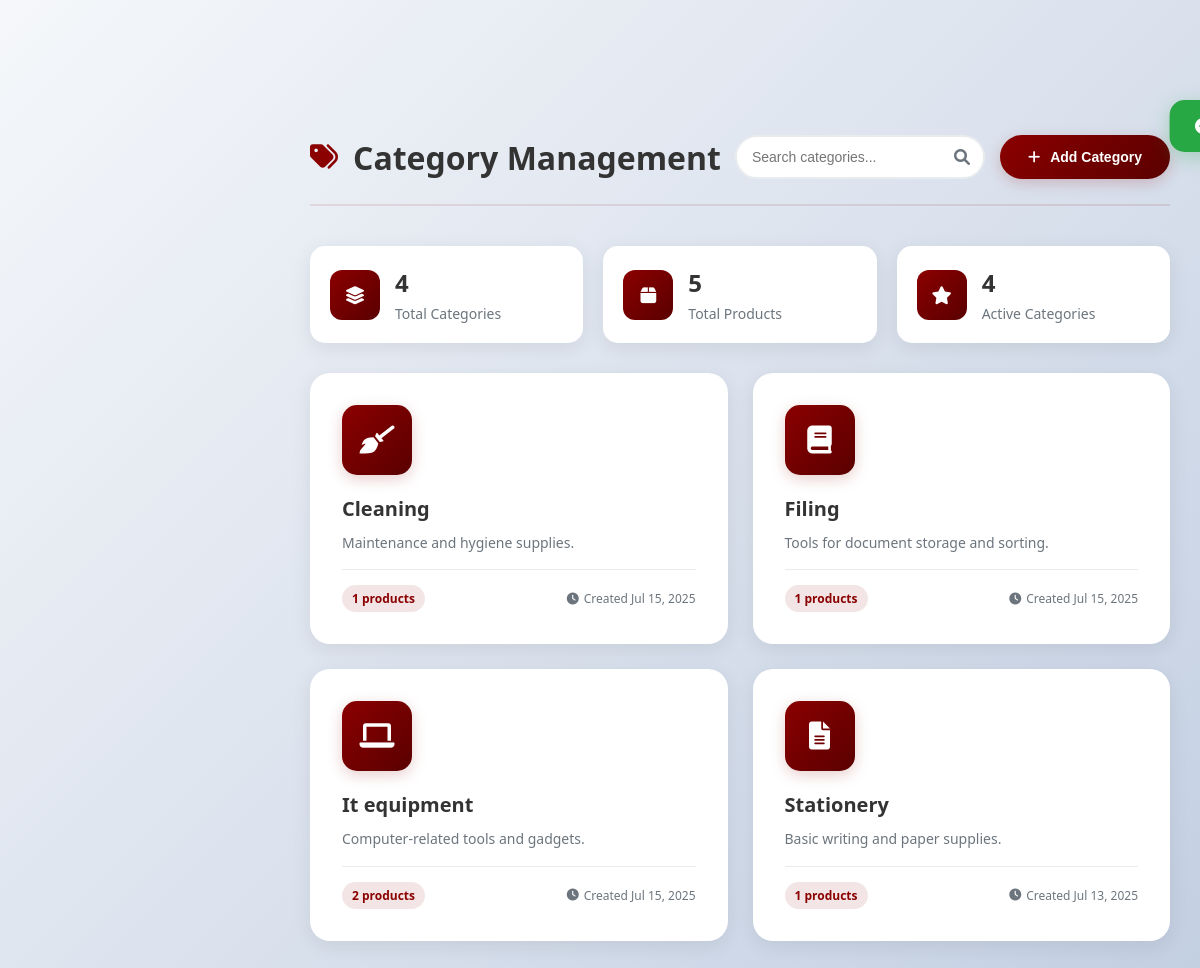
The app's page /category.php with its own data.
### tables this page shows
CREATE TABLE `categories` (
  `id_categorie` int(11) NOT NULL,
  `nom_categorie` varchar(50) NOT NULL,
  `description` text DEFAULT NULL,
  `icon` varchar(50) DEFAULT NULL,
  `date_creation` datetime DEFAULT current_timestamp()
);

### category.php (the view, shortened to what this page needs)
<!DOCTYPE html>
<html lang="en">
<head>
    <link href="https://cdnjs.cloudflare.com/ajax/libs/font-awesome/6.0.0/css/all.min.css" rel="stylesheet">
</head>
<body>
<?php
$servername = "localhost";
$username = "root";
$password = "";
$dbname = "ch office track";
try {
    $pdo = new PDO("mysql:host=$servername;dbname=$dbname", $username, $password);
    $pdo->setAttribute(PDO::ATTR_ERRMODE, PDO::ERRMODE_EXCEPTION);
    $stmt = $pdo->query("SELECT c.*, COUNT(a.id_article) as product_count
                         FROM categories c
                         LEFT JOIN article a ON c.id_categorie = a.id_categorie
                         GROUP BY c.id_categorie
                         ORDER BY c.nom_categorie");
    $categories = $stmt->fetchAll(PDO::FETCH_ASSOC);
    $stmt = $pdo->query("SELECT COUNT(*) as total FROM article");
    $totalProducts = $stmt->fetchColumn();
    $totalCategories = count($categories);
} catch(PDOException $e) {
    die("Erreur de connexion: " . $e->getMessage());
}
?>
    <div class="success-message" id="successMessage">
        <i class="fas fa-check-circle"></i> Category added successfully!
    </div>
    <main class="categories-container">
        <div class="categories-header">
            <h1 class="categories-title">
                <i class="fas fa-tags"></i> Category Management
            </h1>
            <div class="header-actions">
                <div class="search-box">
                    <input type="text" class="search-input" placeholder="Search categories..." id="searchInput">
                    <i class="fas fa-search search-icon"></i>
                </div>
                <button class="add-category-btn" onclick="showAddCategoryModal()">
                    <i class="fas fa-plus"></i> Add Category
                </button>
            </div>
        </div>
        <div class="categories-stats">
            <div class="stat-card">
                <div class="stat-icon">
                    <i class="fas fa-layer-group"></i>
                </div>
                <div class="stat-info">
                    <h3 id="totalCategories"><?php echo $totalCategories; ?></h3>
                    <p>Total Categories</p>
                </div>
            </div>
            <div class="stat-card">
                <div class="stat-icon">
                    <i class="fas fa-box"></i>
                </div>
                <div class="stat-info">
                    <h3 id="totalProducts"><?php echo $totalProducts; ?></h3>
                    <p>Total Products</p>
                </div>
            </div>
            <div class="stat-card">
                <div class="stat-icon">
                    <i class="fas fa-star"></i>
                </div>
                <div class="stat-info">
                    <h3 id="activeCategories"><?php echo $totalCategories; ?></h3>
                    <p>Active Categories</p>
                </div>
            </div>
        </div>
        <div class="categories-grid" id="categoriesGrid">
            <?php foreach($categories as $category): ?>
                <div class="category-card" data-category="<?php echo $category['id_categorie']; ?>" onclick="viewProductsByCategory(<?php echo $category['id_categorie']; ?>)">
                    <div class="category-header">
                        <div class="category-icon">
                            <i class="fas <?php echo htmlspecialchars($category['icon'] ?? 'fa-tag'); ?>"></i>
                        </div>
                    </div>
                    <h3><?php echo htmlspecialchars($category['nom_categorie']); ?></h3>
                    <p><?php echo htmlspecialchars($category['description'] ?? 'No description'); ?></p>
                    <div class="category-meta">
                        <span class="product-count"><?php echo $category['product_count']; ?> products</span>
                        <span class="category-tag">
                            <i class="fas fa-clock"></i>
                            <?php echo isset($category['date_creation']) ? 'Created ' . date('M d, Y', strtotime($category['date_creation'])) : 'No date'; ?>
                        </span>
                    </div>
                </div>
            <?php endforeach; ?>
        </div>
    </main>
</body>
</html>

### category.php (style rules this page uses)
* { margin: 0; padding: 0; box-sizing: border-box; }
body { font-family: 'Segoe UI', Tahoma, Geneva, Verdana, sans-serif; background: linear-gradient(135deg, #f5f7fa 0%, #c3cfe2 100%); min-height: 100vh; }
.categories-container { margin-left: 280px; margin-top: 70px; padding: 40px 30px; min-height: calc(100vh - 70px); }
.categories-header { display: flex; justify-content: space-between; align-items: center; margin-bottom: 40px; padding: 25px 0; border-bottom: 2px solid rgba(139, 0, 0, 0.1); }
.categories-title { font-size: 32px; color: #333; font-weight: 700; display: flex; align-items: center; gap: 15px; }
.categories-title i { color: #8b0000; font-size: 28px; }
.header-actions { display: flex; gap: 15px; align-items: center; }
.search-box { position: relative; display: flex; align-items: center; }
.search-input { padding: 12px 45px 12px 15px; border: 2px solid #e9ecef; border-radius: 25px; font-size: 14px; width: 250px; transition: all 0.3s ease; background: white; }
.search-icon { position: absolute; right: 15px; color: #6c757d; font-size: 16px; }
.add-category-btn { background: linear-gradient(135deg, #8b0000 0%, #5a0000 100%); color: white; border: none; padding: 14px 28px; border-radius: 25px; font-size: 14px; font-weight: 600; cursor: pointer; transition: all 0.3s ease; display: flex; align-items: center; gap: 10px; box-shadow: 0 4px 15px rgba(139, 0, 0, 0.2); position: relative; overflow: hidden; }
.add-category-btn::before { content: ''; position: absolute; top: 0; left: -100%; width: 100%; height: 100%; background: linear-gradient(90deg, transparent, rgba(255,255,255,0.2), transparent); transition: left 0.5s; }
.categories-stats { display: flex; gap: 20px; margin-bottom: 30px; }
.stat-card { background: white; padding: 20px; border-radius: 15px; box-shadow: 0 5px 20px rgba(0,0,0,0.08); flex: 1; display: flex; align-items: center; gap: 15px; transition: transform 0.3s ease; }
.stat-icon { width: 50px; height: 50px; background: linear-gradient(135deg, #8b0000 0%, #5a0000 100%); border-radius: 12px; display: flex; align-items: center; justify-content: center; color: white; font-size: 18px; }
.stat-info h3 { font-size: 24px; font-weight: 700; color: #333; margin-bottom: 5px; }
.stat-info p { color: #6c757d; font-size: 14px; }
.categories-grid { display: grid; grid-template-columns: repeat(auto-fill, minmax(300px, 1fr)); gap: 25px; }
.category-card { background: white; border-radius: 20px; padding: 30px; box-shadow: 0 5px 20px rgba(0,0,0,0.08); transition: all 0.3s ease; cursor: pointer; border: 2px solid transparent; position: relative; overflow: hidden; }
.category-card::before { content: ''; position: absolute; top: 0; left: 0; right: 0; height: 4px; background: linear-gradient(135deg, #8b0000 0%, #5a0000 100%); transform: scaleX(0); transition: transform 0.3s ease; }
.category-header { display: flex; justify-content: space-between; align-items: flex-start; margin-bottom: 20px; }
.category-icon { width: 70px; height: 70px; background: linear-gradient(135deg, #8b0000 0%, #5a0000 100%); border-radius: 15px; display: flex; align-items: center; justify-content: center; font-size: 28px; color: white; box-shadow: 0 4px 15px rgba(139, 0, 0, 0.2); }
.category-card h3 { font-size: 20px; font-weight: 600; margin-bottom: 10px; color: #333; }
.category-card p { color: #6c757d; font-size: 14px; line-height: 1.6; margin-bottom: 15px; }
.category-meta { display: flex; justify-content: space-between; align-items: center; padding-top: 15px; border-top: 1px solid #e9ecef; }
.product-count { font-size: 12px; color: #8b0000; font-weight: 600; background: rgba(139, 0, 0, 0.1); padding: 5px 10px; border-radius: 15px; }
.category-tag { font-size: 12px; color: #6c757d; display: flex; align-items: center; gap: 5px; }
.category-card { animation: fadeInUp 0.6s ease forwards; }
.category-card:nth-child(1) { animation-delay: 0.1s; }
.category-card:nth-child(2) { animation-delay: 0.2s; }
.category-card:nth-child(3) { animation-delay: 0.3s; }
.category-card:nth-child(4) { animation-delay: 0.4s; }
.success-message { position: fixed; top: 100px; right: 30px; background: #28a745; color: white; padding: 15px 25px; border-radius: 15px; box-shadow: 0 5px 20px rgba(40, 167, 69, 0.3); transform: translateX(100%); transition: transform 0.3s ease; z-index: 3000; }

### records on screen
categories: nom_categorie "Cleaning", description "Maintenance and hygiene supplies.", product_count "1", date_creation "Jul 15, 2025"
categories: nom_categorie "Filing", description "Tools for document storage and sorting.", product_count "1", date_creation "Jul 15, 2025"
categories: nom_categorie "It equipment", description "Computer-related tools and gadgets.", product_count "2", date_creation "Jul 15, 2025"
categories: nom_categorie "Stationery", description "Basic writing and paper supplies.", product_count "1", date_creation "Jul 13, 2025"

### other values on screen
$totalCategories "4"
$totalProducts "5"
